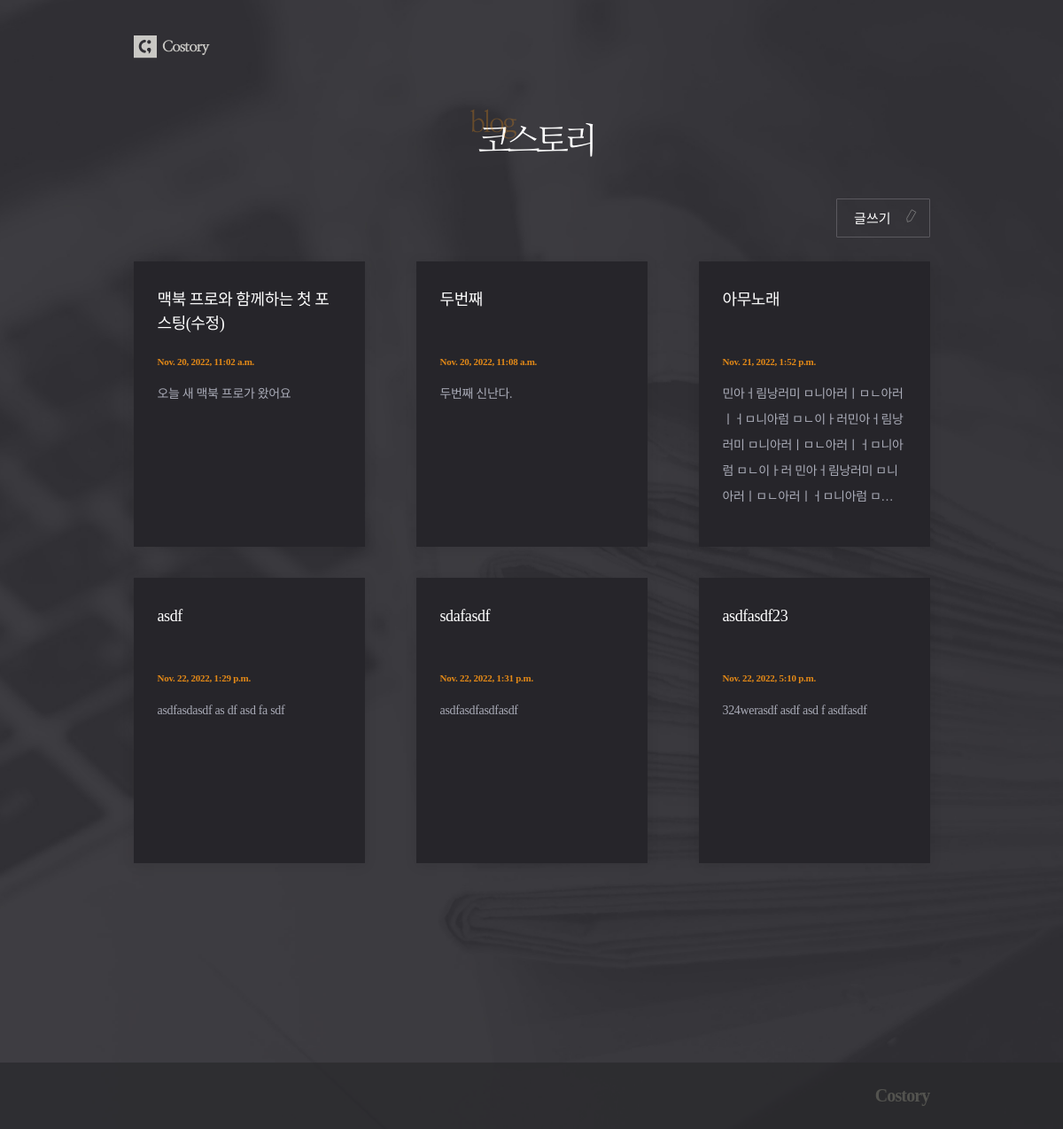
The app's page /posts/, older data.
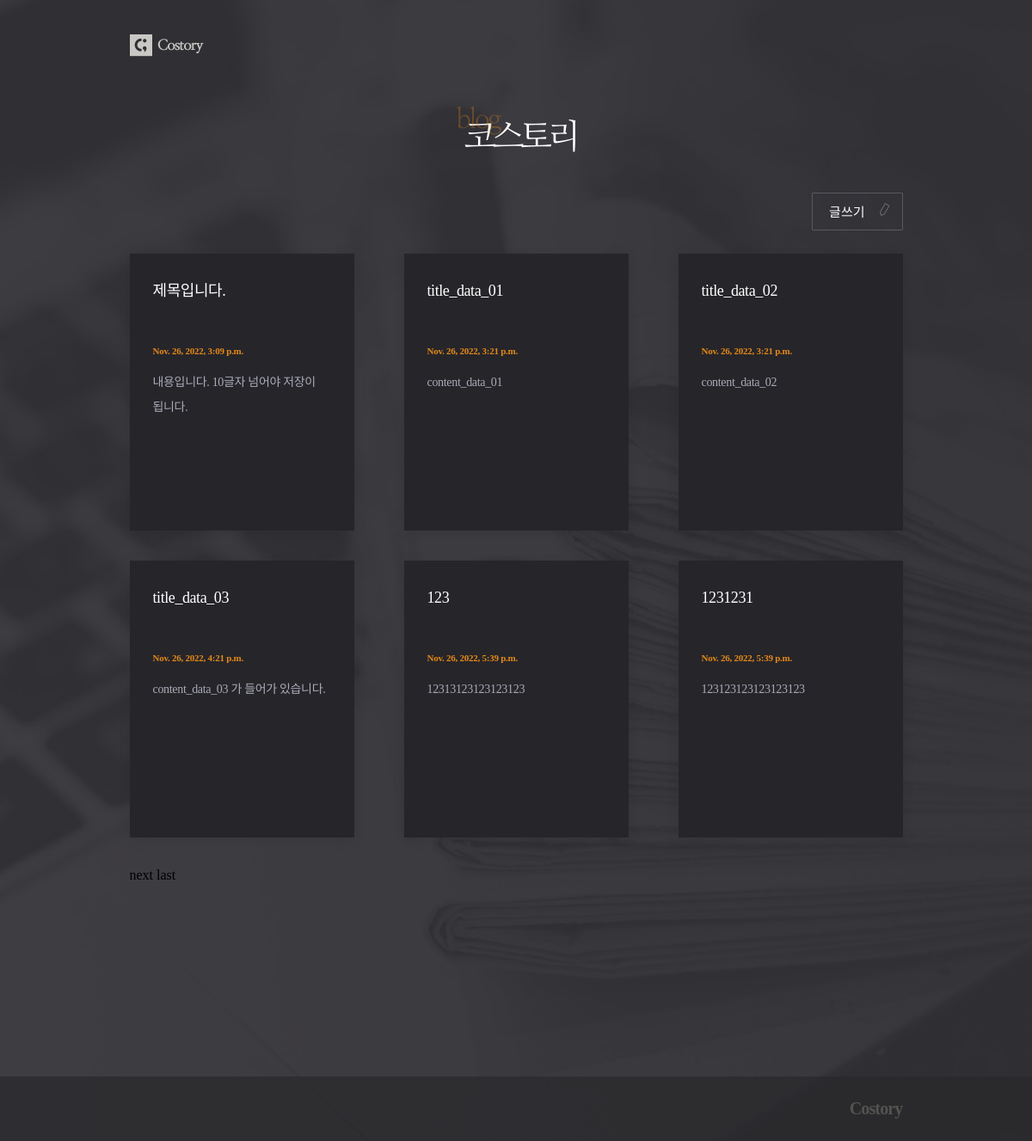
The same page, newer data.
### posts/models.py (models this page shows, shortened)
class Post(models.Model):
    title = models.CharField(max_length=50, unique=True, error_messages={'unique':'이미 있는 제목이네요'})
    content = models.TextField(validators=[MinLengthValidator(10,'너무 짧군요 10자 이상 적어주세요'),validate_symbols]
                               )
    dt_created = models.DateTimeField(verbose_name="Date Created", auto_now_add=True)
    dt_modified = models.DateTimeField(verbose_name="Date Modified", auto_now=True)

### posts/views.py (the view)
# urls.py: path('posts/', views.post_list , name='post-list'),
def post_list(request):
    posts = Post.objects.all()
    paginator = Paginator(posts,6)
    curr_page_number = request.GET.get('page')
    if curr_page_number is None:
        curr_page_number = 1
    page = paginator.page(curr_page_number)
    return render(request, 'posts/post_list.html', {'page':page})

### posts/templates/posts/post_list.html (shortened to what this page needs)
{%  extends './base.html' %}
{% load static %}
{% block css %}
    <link rel="stylesheet" href="{% static 'posts/css/post_list.css' %} ">
{% endblock css %}
{% block logo_text %}
    <div id="header">
        <div class="container">
            <h1><img src="{% static 'posts/images/headertxt.png' %}"></h1>
        </div>
    </div>
{% endblock logo_text %}
{% block content %}
    <div class="btn_post">
    <a href="{% url 'post-create' %}">글쓰기</a>
    </div>
    {% if page.object_list %}
        <div class="post_container">
        {% for post in page.object_list %}
            <div class="post"><a href="{% url 'post-detail' post.id %}">
                <h2 class="title">{{post.title }}</h2>
                <p class="date">{{ post.dt_created }}</p>
                <p class="text">{{ post.content|slice:":100" }}</p>
            </a></div>
        {% endfor %}
    </div>
        <div class="paginator">
            {% if page.has_next %}
                <a href="?page={{ page.next_page_number }}" class="next">next</a>
                <a href="?page={{ page.paginator.num_pages }}" class="last">last</a>
            {%  endif %}
        </div>
    {% else %}
        <div class="blank">
            <p>보여줄 글이 없어요 <br> 첫 글을 작성해보면 어떨까요?</p>
        </div>
    {% endif %}
{% endblock content %}

### posts/templates/posts/base.html (shortened to what this page needs)
{% load static %}
<!DOCTYPE html>
<html lang="en">
<head>
    {% block css %}
    {% endblock css %}
</head>
<body>
   <div id="warp">
        <div id="header">
            <div id="nav">
                <div class="logo">
                    <a href="{% url 'post-list' %}"><img src="{% static 'posts/images/logo.png' %}"></a>
                </div>
            </div>
        </div>
        {% block logo_text %}
        {% endblock logo_text %}
        <div id="content">
            <div class="container">
                {% block content %}
                {% endblock content %}
            </div>
        </div>
        <div id="footer">
            <div class="footer">
                <p>Costory</p>
            </div>
        </div>
    </div>
</body>
</html>

### posts/static/posts/css/post_list.css (style rules this page uses)
h1,h2,h3,p,a,ul,li { margin: 0; padding: 0; font-family : 'NanumMyeongjo'; font-weight: 200; list-style: none; text-decoration: none; outline: none; color: black; }
html { position: relative; min-height: 100%; margin: 0; }
body { min-height: 100%; margin: 0; padding: 0; background: url(../images/bg.jpg) no-repeat center top/cover; -webkit-font-smoothing: antialiased; -moz-osx-font-smoothing: auto; }
img { margin: 0; padding: 0; border: 0; }
#nav { height: 60px; }
#header { margin: 23px 0 39px; }
#content { margin-bottom: 300px; }
#footer { position: absolute; left: 0; bottom: 0; width: 100%; height: 75px; background: rgba(41, 41, 44, 0.7); }
.container { width: 899px; margin: 0 auto; }
.logo { width: 65%; min-width: 899px; margin: 0 auto; padding-top: 17px; }
.logo img { width: 88px; }
h1 { text-align: center; }
h1 img { width: 139px; }
.btn_post { text-align: right; }
.btn_post a { display: inline-block; margin-bottom: 27px; padding: 10px 43px 11px 19px; font-size: 15px; color: #fff; border: 1px solid #5b595f; border-radius: 1px; background: url(../images/pen.svg)no-repeat 75px 11px/16px; }
.post_container { display: grid; margin-bottom: 35px; grid-template-columns: repeat(3,1fr); grid-auto-rows: minmax(322px, auto); grid-column-gap: 58px; grid-row-gap: 35px; }
.post { background: #26252a; padding: 30px 29px 40px 27px; box-shadow: 0 2px 14px 0 rgba(0, 0, 0, 0.09); }
.post h2 { height: 54px; font-size: 18px; color: #fff; line-height: 1.5; letter-spacing: -0.42px; overflow: hidden; text-overflow: ellipsis; display: -webkit-box; -webkit-line-clamp: 2; -webkit-box-orient: vertical; word-wrap:break-word; }
.post .date { margin: 23px 0 17px; font-size: 11px; font-weight: bold; color: #e38917; letter-spacing: -0.25px; }
.post .text { font-size: 14px; color: #a9abb7; line-height: 2.07; letter-spacing: -0.32px; overflow: hidden; text-overflow: ellipsis; display: -webkit-box; -webkit-line-clamp: 5; -webkit-box-orient: vertical; word-wrap:break-word; }
.footer { width: 65%; min-width: 899px; margin: 0 auto; }
.footer p { text-align: right; font-size: 20px; line-height: 75px; font-weight: 800; letter-spacing: -0.85px; color: #53534f; }

Row changes from the older to the newer data that the page shows:
removed Post: title "맥북 프로와 함께하는 첫 포스팅(수정)", dt_created "Nov. 20, 2022, 11:02 a.m.", content "오늘 새 맥북 프로가 왔어요"
removed Post: title "두번째", dt_created "Nov. 20, 2022, 11:08 a.m.", content "두번째 신난다."
removed Post: title "아무노래", dt_created "Nov. 21, 2022, 1:52 p.m.", content "민아ㅓ림낭러미 ㅁ니아러ㅣㅁㄴ아러ㅣㅓㅁ니아럼 ㅁㄴ이ㅏ러민아ㅓ림낭러미 ㅁ니아러ㅣㅁㄴ아러ㅣㅓㅁ니아럼 ㅁㄴ이ㅏ러 민아ㅓ림낭러미…"
removed Post: title "asdf", dt_created "Nov. 22, 2022, 1:29 p.m.", content "asdfasdasdf as df asd fa sdf"
removed Post: title "sdafasdf", dt_created "Nov. 22, 2022, 1:31 p.m.", content "asdfasdfasdfasdf"
removed Post: title "asdfasdf23", dt_created "Nov. 22, 2022, 5:10 p.m.", content "324werasdf asdf asd f asdfasdf"
added Post: title "제목입니다.", dt_created "Nov. 26, 2022, 3:09 p.m.", content "내용입니다. 10글자 넘어야 저장이 됩니다."
added Post: title "title_data_01", dt_created "Nov. 26, 2022, 3:21 p.m.", content "content_data_01"
added Post: title "title_data_02", dt_created "Nov. 26, 2022, 3:21 p.m.", content "content_data_02"
added Post: title "title_data_03", dt_created "Nov. 26, 2022, 4:21 p.m.", content "content_data_03 가 들어가 있습니다."
added Post: title "123", dt_created "Nov. 26, 2022, 5:39 p.m.", content "12313123123123123"
added Post: title "1231231", dt_created "Nov. 26, 2022, 5:39 p.m.", content "123123123123123123"
Text that changed along with them:
text now shown: "next last"
